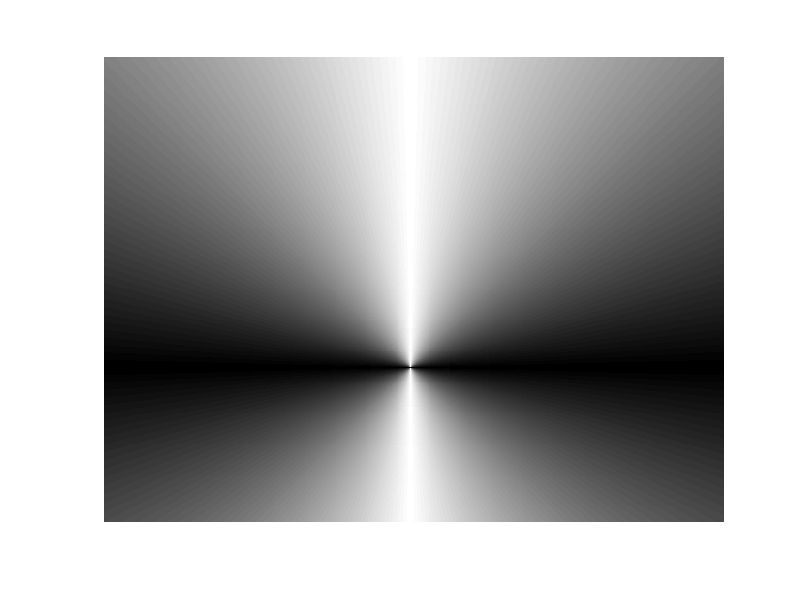

This chart was generated by the following MATLAB code:
%%%%%%%%%%%%%%%%%%%%%%%%%%%%%%%%%%%%%%%%%%%%%%%%%%%%%%%%%%%%%%%%%%%%%%%%%%%%%%%%
%
%      Applied Physics and Optics (UB) and Optics and Laser Beams (UCM)
% 
%        https://github.com/dmaluenda/DigiHolos2LaserBeamModelation
%
%    David Maluenda Niubo - dmaluendn@gmail.com            CC: by, NC, SA 
%
%%%%%%%%%%%%%%%%%%%%%%%%%%%%%%%%%%%%%%%%%%%%%%%%%%%%%%%%%%%%%%%%%%%%%%%%%%%%%%%%

%AD=[0 1;1 0];

%% CCD key points [px] 
% A = [263 -23];
% B = [450 182];
% C = [266 377];
% D = [72 177]; 

%% SLM key points [mm]
a = [421 324];
b = [308 215];
c = [210 332];
d = [328 424]; 

% O_CCD = round([(B(1)+D(1))/2 (C(2)+A(2))/2]);
O_SLM = round([(a(1)+c(1))/2 (d(2)+b(2))/2]);
% D_CCD = (norm(B-D)+norm(C-A))/2;D_SLM=(norm(b-d)+norm(c-a))/2;
% step = D_SLM/D_CCD; %[mm]/[px]

[xx,yy] = meshgrid(-O_SLM(1):640-O_SLM(1)-1, -O_SLM(2):480-O_SLM(2)-1);

%Oa = a+A*AD*step - CCD_size*AD*step;
%Ob = b+B*AD*step - CCD_size*AD*step;
%Oc = c+C*AD*step - CCD_size*AD*step;
%Od = d+D*AD*step - CCD_size*AD*step;
%O = round((Oa+Ob+Oc+Od)/4)*AD;
%O_CCD_SLM = round(O+O_CCD*AD*step+offset*AD*step);

%aa = round(O+A*AD*step);
%bb = round(O+B*AD*step);
%cc = round(O+C*AD*step);
%dd = round(O+D*AD*step);

SLM_size = [640 480];
SLM = zeros(SLM_size)';

theta = atan(yy./xx);

% for i=1:SLM_size(1)
%     for j=1:SLM_size(2)
%         SLM(i,j) = theta(i,j)    
%     end
% end

imshow(abs(theta)/max(max(theta)))%,'colormap',colormap)
imwrite(abs(theta)/max(max(theta)),'RadialV.png','png')
